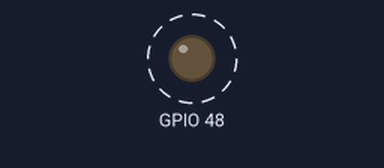
Recording of a program running on a simulated ESP32-S3. On the bench: output pins drawn as LEDs (lit = HIGH). Dashed ring = blinking. What the program prints to the serial monitor is not drawn.

Above: at 0.5 s.
Timing chart, 0 to 4.6 s (numbered marks = the images above):
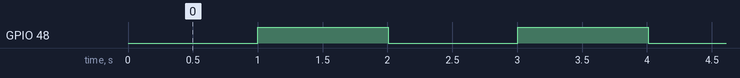

Measured:
- by itself, GPIO 48: alternates HIGH for 1.0 s and LOW for 1.0 s

The program:

main.cpp
```cpp
#include <Arduino.h>

void setup()
{
  pinMode(RGB_BUILTIN, OUTPUT);
  digitalWrite(RGB_BUILTIN, LOW);

  Serial.begin(115200);
  Serial.println("Start blinky");
}

void loop()
{
  Serial.println("LED ON");
  digitalWrite(RGB_BUILTIN, LOW);
  delay(1000);

  Serial.println("LED OFF");
  digitalWrite(RGB_BUILTIN, HIGH);
  delay(1000);

  esp_chip_info_t chip_info;
  esp_chip_info(&chip_info);

  Serial.println("Hardware info");
  Serial.printf("%d cores Wifi %s%s\n", chip_info.cores, (chip_info.features & CHIP_FEATURE_BT) ? "/BT" : "",
                (chip_info.features & CHIP_FEATURE_BLE) ? "/BLE" : "");
  Serial.printf("Silicon revision: %d\n", chip_info.revision);
  Serial.printf("%dMB %s flash\n", spi_flash_get_chip_size() / (1024 * 1024),
                (chip_info.features & CHIP_FEATURE_EMB_FLASH) ? "embeded" : "external");

  // get chip id
  auto chipId = String((uint32_t)ESP.getEfuseMac(), HEX);
  chipId.toUpperCase();

  Serial.printf("Chip id: %s\n", chipId.c_str());


  Serial.printf("%dMB PSRAM\n", ESP.getPsramSize() / (1024 * 1024));
}
```
